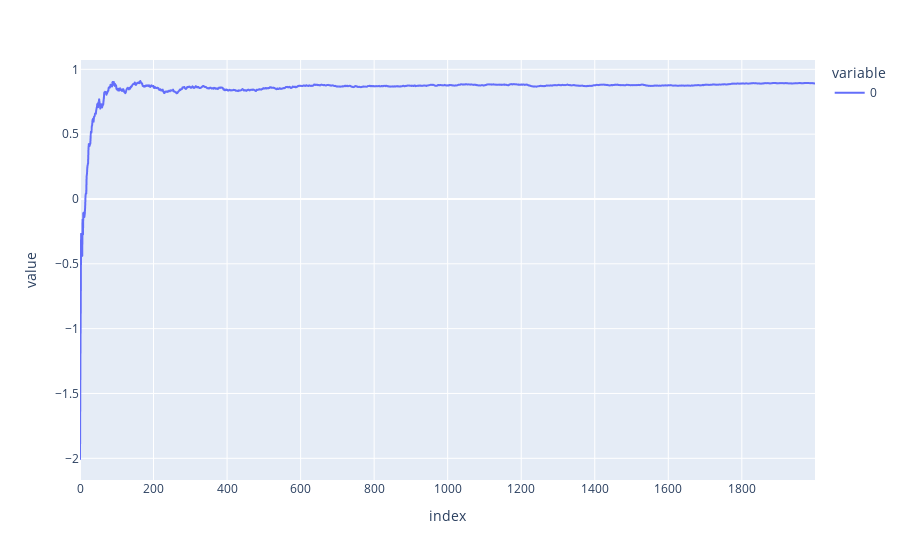

The code cell stored with this chart in its notebook:
### Code cell
px.line(jnp.cumsum(rewards[:,0], axis=0)/(jnp.arange(2000)+1))

### Figure 1 — Plotly figure (JSON) as saved in the notebook; plotly's stock layout.template omitted (floating-point values rounded to 4 significant figures; data arrays with more than 128 entries replaced by an {"elided": "..."} marker saying what was removed)
{"data": [{"hovertemplate": "variable=0<br>index=%{x}<br>value=%{y}<extra></extra>", "legendgroup": "0", "line": {"color": "#636efa", "dash": "solid"}, "marker": {"symbol": "circle"}, "mode": "lines", "name": "0", "showlegend": true, "type": "scattergl", "x": {"elided": "2000 int values"}, "xaxis": "x", "y": {"elided": "2000 float values"}, "yaxis": "y"}], "layout": {"legend": {"title": {"text": "variable"}, "tracegroupgap": 0}, "margin": {"t": 60}, "xaxis": {"anchor": "y", "domain": [0, 1], "title": {"text": "index"}}, "yaxis": {"anchor": "x", "domain": [0, 1], "title": {"text": "value"}}}}
